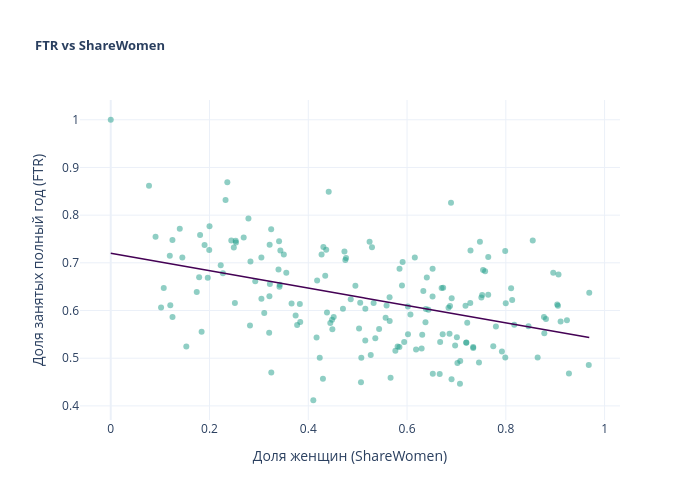

Notebook cell for this chart:
### Markdown cell above
$H_0$ — `ShareWomen` и `FTR` не коррелируют;  
$H_1$ — между `ShareWomen` и `FTR` существует монотонная связь.

### Code cell
x_col, y_col = "ShareWomen", "FTR"
x = df[x_col]
y = df[y_col]
m, b = np.polyfit(x, y, 1)
x_range = np.linspace(x.min(), x.max(), 200)

fig = go.Figure()
fig.add_trace(go.Scatter(
    x=x, y=y,
    mode="markers",
    marker=dict(color="#1f9e89", opacity=0.5, size=6),
    showlegend=False,
))
fig.add_trace(go.Scatter(
    x=x_range, y=m * x_range + b,
    mode="lines",
    line=dict(color="#440154", width=1.5),
    showlegend=False,
))
fig.update_layout(
    title=dict(text="<b>FTR vs ShareWomen</b>", font_size=13),
    xaxis_title="Доля женщин (ShareWomen)",
    yaxis_title="Доля занятых полный год (FTR)",
    template="plotly_white",
    width=700,
    height=500,
)
fig.show()

### Figure 1 — Plotly figure (JSON) as saved in the notebook; plotly's stock layout.template omitted (floating-point values rounded to 4 significant figures; data arrays with more than 128 entries replaced by an {"elided": "..."} marker saying what was removed)
{"data": [{"marker": {"color": "#1f9e89", "opacity": 0.5, "size": 6}, "mode": "markers", "showlegend": false, "type": "scatter", "x": {"elided": "171 float values"}, "y": {"elided": "171 float values"}}, {"line": {"color": "#440154", "width": 1.5}, "mode": "lines", "showlegend": false, "type": "scatter", "x": {"elided": "200 float values"}, "y": {"elided": "200 float values"}}], "layout": {"height": 500, "title": {"font": {"size": 13}, "text": "<b>FTR vs ShareWomen</b>"}, "width": 700, "xaxis": {"title": {"text": "Доля женщин (ShareWomen)"}}, "yaxis": {"title": {"text": "Доля занятых полный год (FTR)"}}}}
